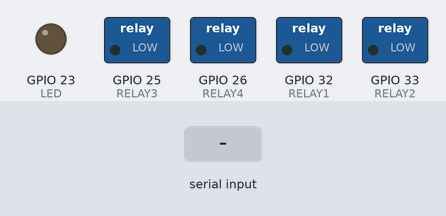
Recording of a sketch running on a simulated ESP32. On the bench: switched loads named in the sketch (green lamp = pin HIGH), output pins drawn as LEDs (lit = HIGH). The inputs (shaded band) are chosen by the test bench. Nothing arrives over Bluetooth unless stated.

Above: at 1.2 s.
1.3 s: "1" received over the second serial link
At 2.5 s:
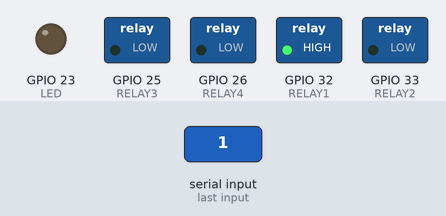
2.8 s: "3" received over the second serial link
At 3.9 s:
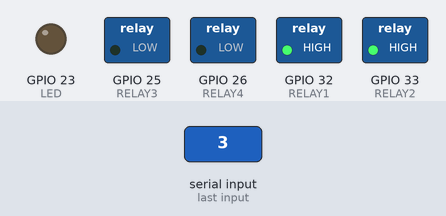
4.3 s: "2" received over the second serial link
At 5.0 s:
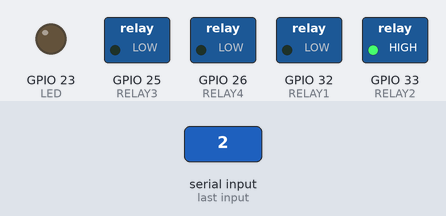
5.8 s: "5" received over the second serial link
At 6.1 s:
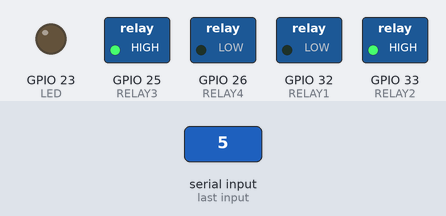
7.3 s: "4" received over the second serial link
At 8.5 s:
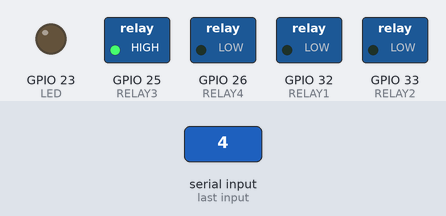
8.8 s: "7" received over the second serial link
At 9.6 s:
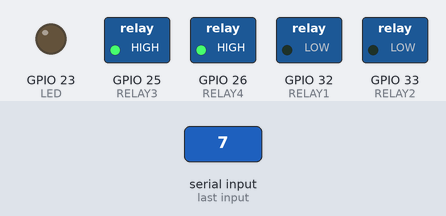
Timing chart, 0 to 11.3 s (numbered marks = the images above; inputs shaded):
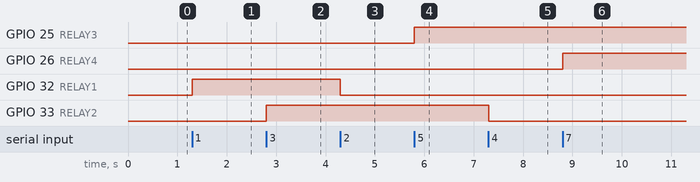

Measured:
- after the input at 1.3 s, GPIO 32 (RELAY1): LOW → HIGH at once
- after the input at 2.8 s, GPIO 33 (RELAY2): LOW → HIGH at once
- after the input at 4.3 s, GPIO 32 (RELAY1): HIGH → LOW at once
- after the input at 5.8 s, GPIO 25 (RELAY3): LOW → HIGH at once
- after the input at 7.3 s, GPIO 33 (RELAY2): HIGH → LOW at once
- after the input at 8.8 s, GPIO 26 (RELAY4): LOW → HIGH at once

The sketch:

Bluetooth_control_relays.ino
```cpp
#include "BluetoothSerial.h"

BluetoothSerial SerialBT;

// პორტების განსაზღვრა ჩაშენებული შუქდიოდისა და რელეებისათვის
#define LED 23   //Onboard LED
#define RELAY1 32
#define RELAY2 33
#define RELAY3 25
#define RELAY4 26

void setup() {
  Serial.begin(115200);
// განვსაზღვრავთ პინებს, როგორც გამოსასვლელს
  pinMode(LED, OUTPUT);
  pinMode(RELAY1, OUTPUT);
  pinMode(RELAY2, OUTPUT);
  pinMode(RELAY3, OUTPUT);
  pinMode(RELAY4, OUTPUT);
// ვაყენებთ პინებზე დაბალ ლოგიკურ დონეს (გამორთულია)
  digitalWrite(LED, LOW);
  digitalWrite(RELAY1, LOW);
  digitalWrite(RELAY2, LOW);
  digitalWrite(RELAY3, LOW);
  digitalWrite(RELAY4, LOW);

//ვხსნით ბლუთუსის მიმდევრობით შეერთებას
  SerialBT.begin("ESP32_4_Relay");

}

void loop() {

  if (SerialBT.available()) {

    char cmd = SerialBT.read();
    switch(cmd) {
      case '1':
        digitalWrite(RELAY1, HIGH);
        break;

      case '2':
        digitalWrite(RELAY1, LOW);
        break;

      case '3':
        digitalWrite(RELAY2, HIGH);
        break;

      case '4':
        digitalWrite(RELAY2, LOW);
        break;

      case '5':
        digitalWrite(RELAY3, HIGH);
        break;

      case '6':
        digitalWrite(RELAY3, LOW);
        break;

      case '7':
        digitalWrite(RELAY4, HIGH);
        break;

      case '8':
        digitalWrite(RELAY4, LOW);
        break;

      case '9':
        digitalWrite(LED, HIGH);
        break;

      case '0':
        digitalWrite(LED, LOW);
        break;

      case 's':   //თუ ეკრანზე დააჭირეს ლოგოს გამოსახულება და მოვიდა ბრძანება "s", ვკითხულობთ პორტების სტატუსს
        String str =
          String(digitalRead(RELAY1)) +
          String(digitalRead(RELAY2)) +
          String(digitalRead(RELAY3)) +
          String(digitalRead(RELAY4)) +
          String(digitalRead(LED));
        SerialBT.print(str);
        Serial.print(str);
        break;

    }
  }
}
```
